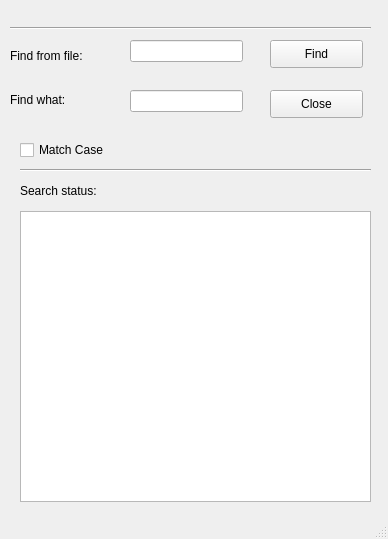
<?xml version="1.0" encoding="UTF-8"?>
<ui version="4.0">
 <class>MainWindow</class>
 <widget class="QMainWindow" name="MainWindow">
  <property name="geometry">
   <rect>
    <x>0</x>
    <y>0</y>
    <width>388</width>
    <height>539</height>
   </rect>
  </property>
  <property name="windowTitle">
   <string>MainWindow</string>
  </property>
  <widget class="QWidget" name="centralwidget">
   <widget class="QLabel" name="label">
    <property name="geometry">
     <rect>
      <x>10</x>
      <y>40</y>
      <width>101</width>
      <height>31</height>
     </rect>
    </property>
    <property name="text">
     <string>Find from file:</string>
    </property>
   </widget>
   <widget class="QLabel" name="label_2">
    <property name="geometry">
     <rect>
      <x>10</x>
      <y>90</y>
      <width>81</width>
      <height>20</height>
     </rect>
    </property>
    <property name="text">
     <string>Find what:</string>
    </property>
   </widget>
   <widget class="QLineEdit" name="fileLineEdit">
    <property name="geometry">
     <rect>
      <x>130</x>
      <y>40</y>
      <width>113</width>
      <height>22</height>
     </rect>
    </property>
   </widget>
   <widget class="QLineEdit" name="keyLineEdit">
    <property name="geometry">
     <rect>
      <x>130</x>
      <y>90</y>
      <width>113</width>
      <height>22</height>
     </rect>
    </property>
   </widget>
   <widget class="QPushButton" name="findPushButton">
    <property name="geometry">
     <rect>
      <x>270</x>
      <y>40</y>
      <width>93</width>
      <height>28</height>
     </rect>
    </property>
    <property name="text">
     <string>Find</string>
    </property>
   </widget>
   <widget class="QPushButton" name="closePushButton">
    <property name="geometry">
     <rect>
      <x>270</x>
      <y>90</y>
      <width>93</width>
      <height>28</height>
     </rect>
    </property>
    <property name="text">
     <string>Close</string>
    </property>
   </widget>
   <widget class="QTextBrowser" name="textBrowser">
    <property name="geometry">
     <rect>
      <x>20</x>
      <y>211</y>
      <width>351</width>
      <height>291</height>
     </rect>
    </property>
   </widget>
   <widget class="QLabel" name="label_3">
    <property name="geometry">
     <rect>
      <x>20</x>
      <y>180</y>
      <width>121</width>
      <height>21</height>
     </rect>
    </property>
    <property name="text">
     <string>Search status:</string>
    </property>
   </widget>
   <widget class="Line" name="line">
    <property name="geometry">
     <rect>
      <x>20</x>
      <y>160</y>
      <width>351</width>
      <height>20</height>
     </rect>
    </property>
    <property name="orientation">
     <enum>Qt::Horizontal</enum>
    </property>
   </widget>
   <widget class="Line" name="line_2">
    <property name="geometry">
     <rect>
      <x>10</x>
      <y>20</y>
      <width>361</width>
      <height>16</height>
     </rect>
    </property>
    <property name="orientation">
     <enum>Qt::Horizontal</enum>
    </property>
   </widget>
   <widget class="QCheckBox" name="matchCheckBox">
    <property name="geometry">
     <rect>
      <x>20</x>
      <y>140</y>
      <width>111</width>
      <height>20</height>
     </rect>
    </property>
    <property name="text">
     <string>Match Case</string>
    </property>
   </widget>
  </widget>
  <widget class="QMenuBar" name="menubar">
   <property name="geometry">
    <rect>
     <x>0</x>
     <y>0</y>
     <width>388</width>
     <height>25</height>
    </rect>
   </property>
  </widget>
  <widget class="QStatusBar" name="statusbar"/>
 </widget>
 <resources/>
 <connections>
  <connection>
   <sender>closePushButton</sender>
   <signal>clicked()</signal>
   <receiver>MainWindow</receiver>
   <slot>close()</slot>
   <hints>
    <hint type="sourcelabel">
     <x>316</x>
     <y>129</y>
    </hint>
    <hint type="destinationlabel">
     <x>193</x>
     <y>269</y>
    </hint>
   </hints>
  </connection>
 </connections>
</ui>
